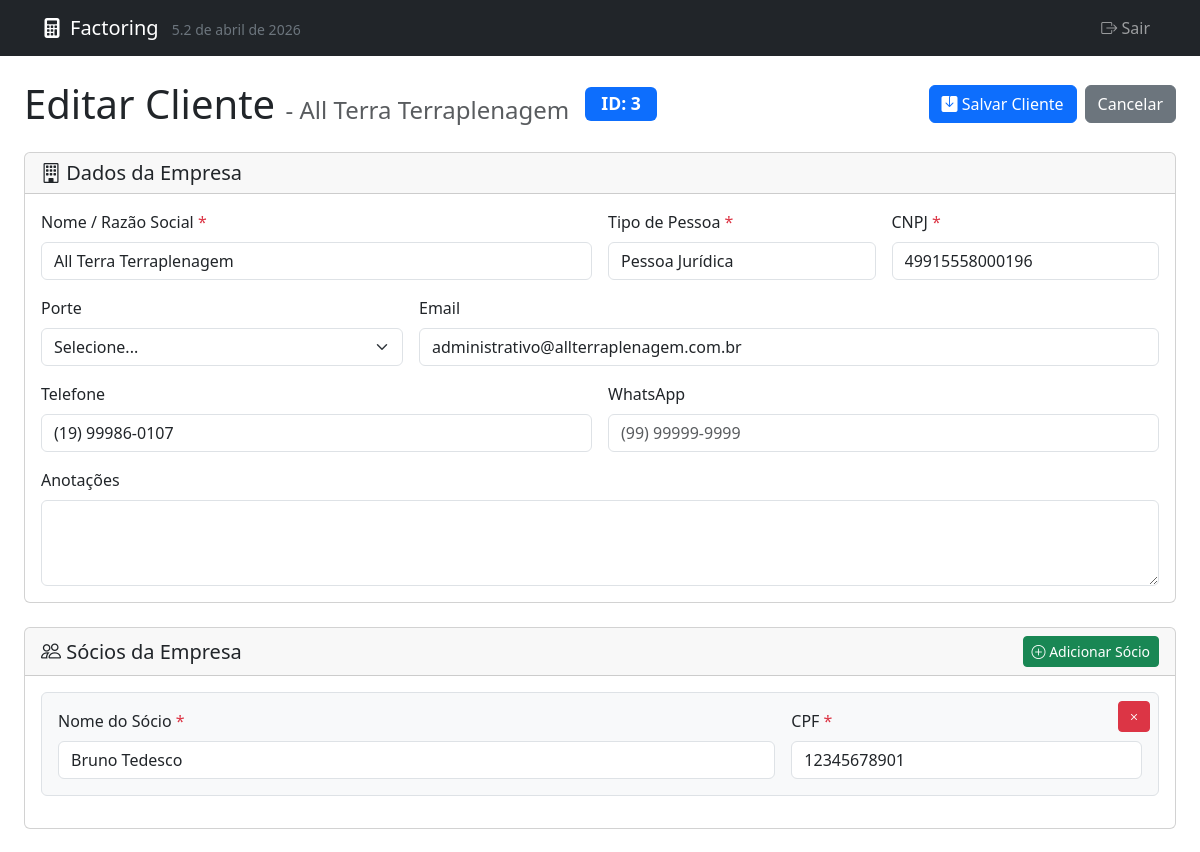
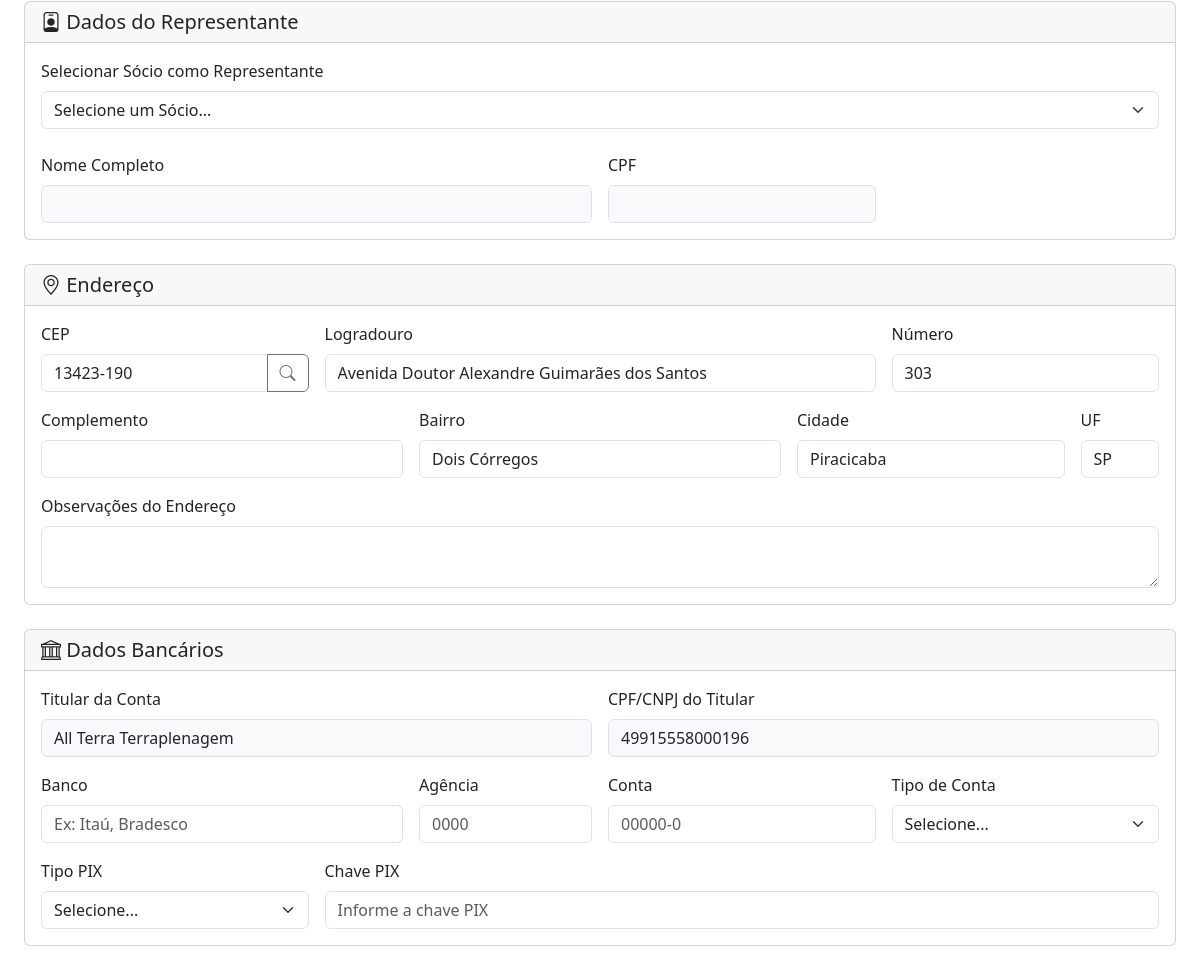
Page /form_cliente.php?id=3 on the committed database (2 pictures, top to bottom).
### tables this page shows
CREATE TABLE `clientes` (
  `id` int(11) NOT NULL AUTO_INCREMENT,
  `nome` varchar(255) NOT NULL,
  `email` varchar(255) DEFAULT NULL,
  `telefone` varchar(50) DEFAULT NULL,
  `tipo_pessoa` enum('FISICA','JURIDICA') NOT NULL DEFAULT 'FISICA',
  `documento_principal` varchar(18) DEFAULT NULL,
  `documento_secundario` varchar(14) DEFAULT NULL,
  `cpf` varchar(14) DEFAULT NULL,
  `cnpj` varchar(18) DEFAULT NULL,
  `documento_socio` varchar(14) DEFAULT NULL,
  `empresa` varchar(255) DEFAULT NULL,
  `endereco` text DEFAULT NULL,
  `cep` varchar(10) DEFAULT NULL,
  `logradouro` varchar(255) DEFAULT NULL,
  `numero` varchar(20) DEFAULT NULL,
  `complemento` varchar(100) DEFAULT NULL,
  `bairro` varchar(100) DEFAULT NULL,
  `cidade` varchar(100) DEFAULT NULL,
  `estado` varchar(2) DEFAULT NULL,
  `data_cadastro` timestamp NOT NULL DEFAULT current_timestamp(),
  PRIMARY KEY (`id`),
  UNIQUE KEY `cpf` (`cpf`),
  UNIQUE KEY `cnpj` (`cnpj`),
  UNIQUE KEY `documento_principal` (`documento_principal`),
  KEY `idx_nome` (`nome`),
  KEY `idx_empresa` (`empresa`)
);

CREATE TABLE `clientes_socios` (
  `id` int(11) NOT NULL AUTO_INCREMENT,
  `cliente_id` int(11) DEFAULT NULL,
  `nome` varchar(255) NOT NULL,
  `cpf` varchar(14) NOT NULL,
  `data_cadastro` timestamp NULL DEFAULT current_timestamp(),
  PRIMARY KEY (`id`),
  KEY `idx_sacado_id` (`cliente_id`),
  KEY `idx_cpf` (`cpf`),
  CONSTRAINT `fk_clientes_socios_cliente` FOREIGN KEY (`cliente_id`) REFERENCES `clientes` (`id`) ON DELETE CASCADE
);

### form_cliente.php (the view, shortened to what the rows shown need)
<?php
require_once 'db_connection.php';
$pageTitle = "Adicionar Novo Cliente";
$cliente = [
    'id' => null,
    'nome' => '',
    'email' => '',
    'telefone' => '',
    'whatsapp' => '',
    'tipo_pessoa' => 'JURIDICA',
    'porte' => '',
    'documento_principal' => '',
    'empresa' => '',
    'endereco' => '',
    'cep' => '',
    'logradouro' => '',
    'numero' => '',
    'complemento' => '',
    'bairro' => '',
    'cidade' => '',
    'estado' => '',
    'conta_banco' => '',
    'conta_agencia' => '',
    'conta_numero' => '',
    'conta_pix' => '',
    'conta_tipo' => '',
    'conta_titular' => '',
    'conta_documento' => ''
];
$socios = [];
$editMode = false;
if (isset($_GET['id']) && is_numeric($_GET['id'])) {
    $editMode = true;
    $clienteId = (int)$_GET['id'];
    $pageTitle = "Editar Cliente";
    try {
        $stmt = $pdo->prepare("SELECT * FROM clientes WHERE id = :id");
        $stmt->bindParam(':id', $clienteId, PDO::PARAM_INT);
        $stmt->execute();
        $fetchedData = $stmt->fetch(PDO::FETCH_ASSOC);
        $cliente = array_merge($cliente, $fetchedData);
        $stmt_socios = $pdo->prepare("SELECT * FROM clientes_socios WHERE cliente_id = :cliente_id ORDER BY id");
        $stmt_socios->bindParam(':cliente_id', $clienteId, PDO::PARAM_INT);
        $stmt_socios->execute();
        $socios = $stmt_socios->fetchAll(PDO::FETCH_ASSOC);
    } catch (PDOException $e) {
        die("Erro ao buscar dados do cliente para edição: " . $e->getMessage());
    }
}
$contaTitularReadonlyValue = $cliente['conta_titular'] ?? '';
$contaDocumentoReadonlyValue = $cliente['conta_documento'] ?? '';
if (($cliente['tipo_pessoa'] ?? 'JURIDICA') === 'JURIDICA') {
    $contaTitularReadonlyValue = $cliente['empresa'] ?? '';
    $contaDocumentoReadonlyValue = $cliente['documento_principal'] ?? '';
}
?>
<!DOCTYPE html>
<html lang="pt-BR">
<head>
    <link href="https://cdn.jsdelivr.net/npm/bootstrap@5.3.3/dist/css/bootstrap.min.css" rel="stylesheet">
    <link rel="stylesheet" href="https://cdn.jsdelivr.net/npm/bootstrap-icons@1.11.3/font/bootstrap-icons.min.css">
</head>
<body>
    <div class="container-fluid px-3 px-md-4 mt-4">
        <form action="salvar_cliente.php" method="post" id="form-cliente">
            <div class="d-flex justify-content-between align-items-center mb-4 flex-wrap gap-2">
                <div class="d-flex align-items-center gap-3">
                    <h1 class="mb-0">
                        <?php echo htmlspecialchars($pageTitle); ?>
                        <?php if ($editMode && !empty($cliente['empresa'])): ?>
                            <small class="text-muted fs-4">- <?php echo htmlspecialchars($cliente['empresa']); ?></small>
                        <?php endif; ?>
                    </h1>
                    <?php if ($editMode): ?>
                        <span class="badge bg-primary badge-id" style="font-size: 1.1rem; padding: 0.5rem 1rem;">ID: <?php echo $cliente['id']; ?></span>
                    <?php endif; ?>
                </div>
            </div>
            <div class="card mb-4">
                <div class="card-body">
                    <div class="row g-3">
                        <div class="col-md-6">
                            <label for="empresa" class="form-label">Nome / Razão Social <span class="text-danger">*</span></label>
                            <input type="text" class="form-control" id="empresa" name="empresa" value="<?php echo htmlspecialchars($cliente['empresa'] ?? ''); ?>" required>
                        </div>
                        <div class="col-md-3">
                            <label for="documento_principal" class="form-label">
                                <span id="documento_label">CNPJ</span> <span class="text-danger">*</span>
                            </label>
                            <input type="text" class="form-control" id="documento_principal" name="documento_principal" value="<?php echo htmlspecialchars($cliente['documento_principal'] ?? ''); ?>" required>
                        </div>
                        <div class="col-md-8">
                            <label for="email" class="form-label">Email</label>
                            <input type="email" class="form-control" id="email" name="email" value="<?php echo htmlspecialchars($cliente['email'] ?? ''); ?>">
                        </div>
                        <div class="col-md-6">
                            <label class="form-label" for="telefone">Telefone</label>
                            <input type="tel" class="form-control" id="telefone" name="telefone"
                                   value="<?php echo htmlspecialchars($cliente['telefone'] ?? ''); ?>"
                                   placeholder="(99) 99999-9999">
                        </div>
                    </div>
                </div>
            </div>
            <div class="card mb-4" id="socios_card">
                <div class="card-body">
                    <div id="socios-container">
                        <?php if (!empty($socios)): ?>
                            <?php foreach ($socios as $index => $socio): ?>
                                <div class="socio-item" data-index="<?php echo $index; ?>">
                                    <button type="button" class="btn btn-danger btn-sm btn-remove-socio">
                                        <i class="bi bi-x"></i>
                                    </button>
                                    <div class="row g-3">
                                        <div class="col-md-8">
                                            <label class="form-label">Nome do Sócio <span class="text-danger">*</span></label>
                                            <input type="text" class="form-control socio-nome" name="socios[<?php echo $index; ?>][nome]" value="<?php echo htmlspecialchars($socio['nome']); ?>" required>
                                        </div>
                                        <div class="col-md-4">
                                            <label class="form-label">CPF <span class="text-danger">*</span></label>
                                            <input type="text" class="form-control socio-cpf" name="socios[<?php echo $index; ?>][cpf]" value="<?php echo htmlspecialchars($socio['cpf']); ?>" required>
                                        </div>
                                    </div>
                                </div>
                            <?php endforeach; ?>
                        <?php endif; ?>
                    </div>
                </div>
            </div>
            <div class="card mb-4">
                <div class="card-body">
                    <div class="row g-3">
                        <div class="col-md-3">
                            <div class="input-group">
                                <input type="text" class="form-control" id="cep" name="cep" value="<?php echo htmlspecialchars($cliente['cep'] ?? ''); ?>" placeholder="00000-000">
                                <button class="btn btn-outline-secondary" type="button" id="btn-buscar-cep">
                                    <i class="bi bi-search"></i>
                                </button>
                            </div>
                        </div>
                        <div class="col-md-6">
                            <label for="logradouro" class="form-label">Logradouro</label>
                            <input type="text" class="form-control" id="logradouro" name="logradouro" value="<?php echo htmlspecialchars($cliente['logradouro'] ?? ''); ?>">
                        </div>
                        <div class="col-md-3">
                            <label for="numero" class="form-label">Número</label>
                            <input type="text" class="form-control" id="numero" name="numero" value="<?php echo htmlspecialchars($cliente['numero'] ?? ''); ?>">
                        </div>
                        <div class="col-md-4">
                            <label for="bairro" class="form-label">Bairro</label>
                            <input type="text" class="form-control" id="bairro" name="bairro" value="<?php echo htmlspecialchars($cliente['bairro'] ?? ''); ?>">
                        </div>
                        <div class="col-md-3">
                            <label for="cidade" class="form-label">Cidade</label>
                            <input type="text" class="form-control" id="cidade" name="cidade" value="<?php echo htmlspecialchars($cliente['cidade'] ?? ''); ?>">
                        </div>
                        <div class="col-md-1">
                            <label for="estado" class="form-label">UF</label>
                            <input type="text" class="form-control" id="estado" name="estado" value="<?php echo htmlspecialchars($cliente['estado'] ?? ''); ?>" maxlength="2">
                        </div>
                    </div>
                </div>
            </div>
            <div class="card mb-4">
                <div class="card-body">
                    <div class="row g-3">
                        <div class="col-md-6">
                            <label for="conta_titular" class="form-label">Titular da Conta</label>
                            <input type="text" class="form-control bg-light" id="conta_titular" name="conta_titular" value="<?php echo htmlspecialchars($contaTitularReadonlyValue); ?>" readonly>
                        </div>
                        <div class="col-md-6">
                            <label for="conta_documento" class="form-label">CPF/CNPJ do Titular</label>
                            <input type="text" class="form-control bg-light" id="conta_documento" name="conta_documento" value="<?php echo htmlspecialchars($contaDocumentoReadonlyValue); ?>" readonly>
                        </div>
                    </div>
                </div>
            </div>
        </form>
    </div>
</body>
</html>

### rows in the picture
clientes: empresa "All Terra Terraplenagem", id "3", documento_principal "49915558000196", email "administrativo@allterraplenagem.com.br", telefone "(19) 99986-0107", cep "13423-190", logradouro "Avenida Doutor Alexandre Guimarães dos Santos", numero "303", bairro "Dois Córregos", cidade "Piracicaba", estado "SP", conta_titular "All Terra Terraplenagem", conta_documento "49915558000196"
clientes_socios: nome "Bruno Tedesco", cpf "12345678901"

### other values in the picture
$menuAppName "Factoring"
$menuAppVersion "5.2 de abril de 2026"
$pageTitle "Editar Cliente"
